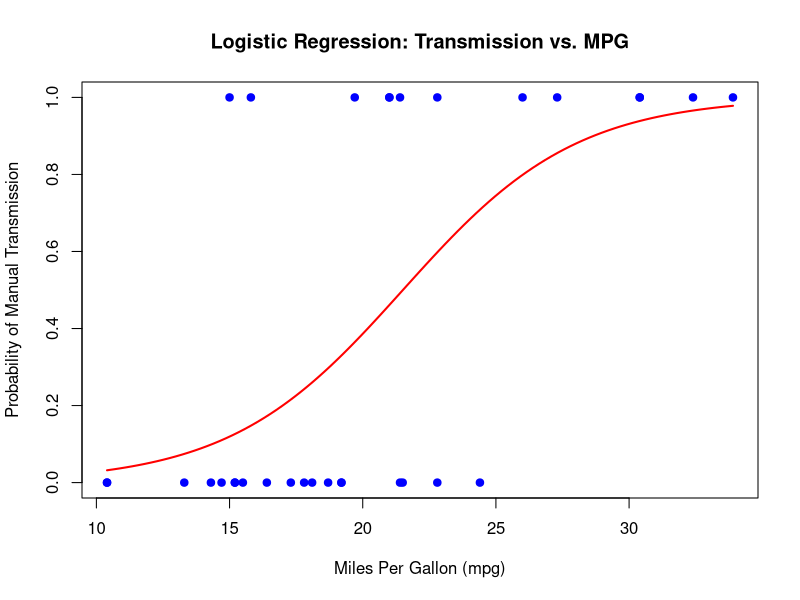

Recreate this plot in R.
# Load the dataset
data(mtcars)
# Convert 'am' to a factor (categorical variable)
mtcars$am <- factor(mtcars$am, levels = c(0, 1), labels = c("Automatic", "Manual"))
# Fit a logistic regression model
logistic_model <- glm(am ~ mpg, data = mtcars, family = binomial)
# Print the summary of the model
print(summary(logistic_model))
# Predict probabilities for the logistic model
predicted_probs <- predict(logistic_model, type = "response")
# Display the predicted probabilities
print(predicted_probs)
# Plotting the data and logistic regression curve
plot(mtcars$mpg, as.numeric(mtcars$am) - 1,
     main = "Logistic Regression: Transmission vs. MPG",
     xlab = "Miles Per Gallon (mpg)",
     ylab = "Probability of Manual Transmission",
     pch = 19, col = "blue")
# Add the logistic regression curve
curve(predict(logistic_model, data.frame(mpg = x), type = "response"),
      add = TRUE, col = "red", lwd = 2)